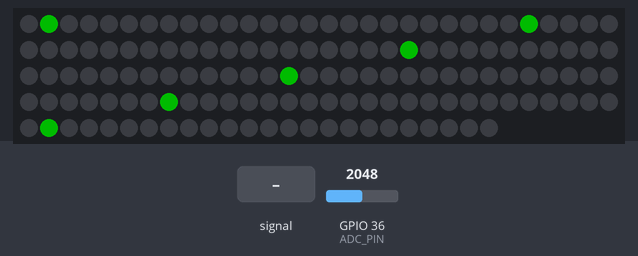
Recording of a sketch running on a simulated ESP32. Parts: 144 RGB LEDs in strip order, left to right, continuing on the next row. The inputs (shaded band) are chosen by the test bench; at power-on: GPIO 36 (ADC_PIN) = 2048. Dim RGB values are drawn brighter than linear; what the sketch prints to the serial monitor is not drawn.

Above: at 3.2 s.
3.3 s: GPIO 36 (ADC_PIN) fed a 2 Hz sine of ±1228 counts around its level
4.9 s: GPIO 36 (ADC_PIN) set to 2866
At 5.21 s:
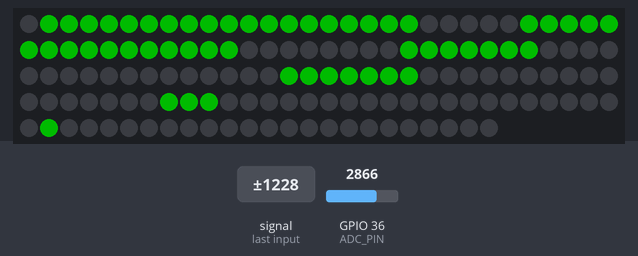
6.6 s: GPIO 36 (ADC_PIN) set to 160
Timing chart, 0 to 9.6 s (numbered marks = the images above; inputs shaded):
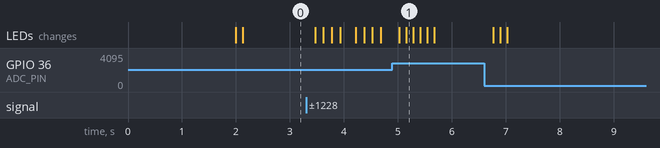

The sketch:

esp32_LED_VU_Meter4_esp32.ino
```cpp
#include <arduinoFFT.h>      //https://github.com/kosme/arduinoFFT
#include <FastLED.h>

#define LED_PIN     12
#define LED_COUNT   144
#define LED_BRIGHT  150
#define LED_TYPE    WS2811
#define LED_COLORS GRB

CRGB leds[LED_COUNT];


#define NUM_BANDS  6
#define READ_DELAY 50
#define USE_RANDOM_DATA false
#define SAMPLES 512              //Must be a power of 2
#define SAMPLING_FREQUENCY 40000 //Hz, must be 40000 or less due to ADC conversion time. Determines maximum frequency that can be analysed by the FFT.
#define ADC_PIN A0 // 36 = PIN VP on Lolin D32

arduinoFFT FFT = arduinoFFT();


int amplitude = 200;

unsigned int sampling_period_us;
unsigned long microseconds, newTime, oldTime;

byte      peak[] = {0, 0, 0, 0, 0, 0, 0, 0};
double    vReal[SAMPLES];
double    vImag[SAMPLES];

uint8_t   vuMeterBands[NUM_BANDS];


void displayBand(int band, int dsize)
{
  int dmax = amplitude;
  if (dsize > dmax)
    dsize = dmax;
  if (dsize > peak[band])
  {
    peak[band] = dsize;
  }
}

void setup()
{
  delay( 1000 );
  Serial.begin(115200);
  delay( 1000 );

  FastLED.addLeds<LED_TYPE, LED_PIN, LED_COLORS>(leds, LED_COUNT).setCorrection( TypicalLEDStrip );
  FastLED.setBrightness(  LED_BRIGHT );
  FastLED.show();

  sampling_period_us = round(1000000 * (1.0 / SAMPLING_FREQUENCY));
  pinMode(ADC_PIN, INPUT);

}

void loop()
{
    for (int i = 0; i < SAMPLES; i++)
    {
        newTime = micros() - oldTime;
        oldTime = newTime;
        vReal[i] = analogRead(ADC_PIN);
        vImag[i] = 0;
        while (micros() < (newTime + sampling_period_us))
        {

        }
    }

    FFT.Windowing(vReal, SAMPLES, FFT_WIN_TYP_HAMMING, FFT_FORWARD);
    FFT.Compute(vReal, vImag, SAMPLES, FFT_FORWARD);
    FFT.ComplexToMagnitude(vReal, vImag, SAMPLES);
    for (int i = 2; i < (SAMPLES / 2); i++)
    {
      Serial.print((int)vReal[i]);Serial.print(" ");
      if (i > 0 && i < 3) {
        Serial.print((int)vReal[i]);Serial.print(" ");
        displayBand(0, (int)vReal[i] / amplitude); // 125Hz
      } if (i >= 3 && i <= 5) {

        displayBand(1, (int)vReal[i] / amplitude); // 250Hz
      } if (i > 5 && i <= 7) {

        displayBand(2, (int)vReal[i] / amplitude); // 500Hz
      } if (i > 7 && i <= 15)
        displayBand(3, (int)vReal[i] / amplitude); // 1000Hz
      if (i > 15 && i <= 30)
        displayBand(4, (int)vReal[i] / amplitude); // 2000Hz
      if (i > 30 && i <= 53)
        displayBand(5, (int)vReal[i] / amplitude); // 4000Hz
      if (i > 53 && i <= 200)
        displayBand(6, (int)vReal[i] / amplitude); // 8000Hz
      if (i > 200)
        displayBand(7, (int)vReal[i] / amplitude); // 16000Hz


    }


    for (byte band = 0; band < NUM_BANDS; band++)
    {
      if (peak[band] > 0)
        peak[band] /= 2;
    }
  for (byte band = 0; band < NUM_BANDS; band++)
  {
    uint16_t value = peak[band];
    vuMeterBands[band] = value < 1 ? 0 : map(value, 1, 40, 0, LED_COUNT/NUM_BANDS);
    //Serial.print(peak[band]);
    Serial.print("\t");
  }
    Serial.println(" ");
    gen_led();
    //ws2812fx.service();
}

void gen_led()
{

    int pos = 1;
    for(uint8_t i=0; i<NUM_BANDS; i++)
    {
        uint8_t scaledBand = vuMeterBands[i];

        for(uint16_t j=0; j<(LED_COUNT/NUM_BANDS)-5; j++)
        {

            if(j <= scaledBand) {
                  leds[j+pos] = CRGB::Green;
            } else {
                leds[j+pos] = CRGB::Black;

            }

        }
        pos=pos+LED_COUNT/NUM_BANDS;
    }
    Serial.print(" ");Serial.println();
  FastLED.show();
}
```
